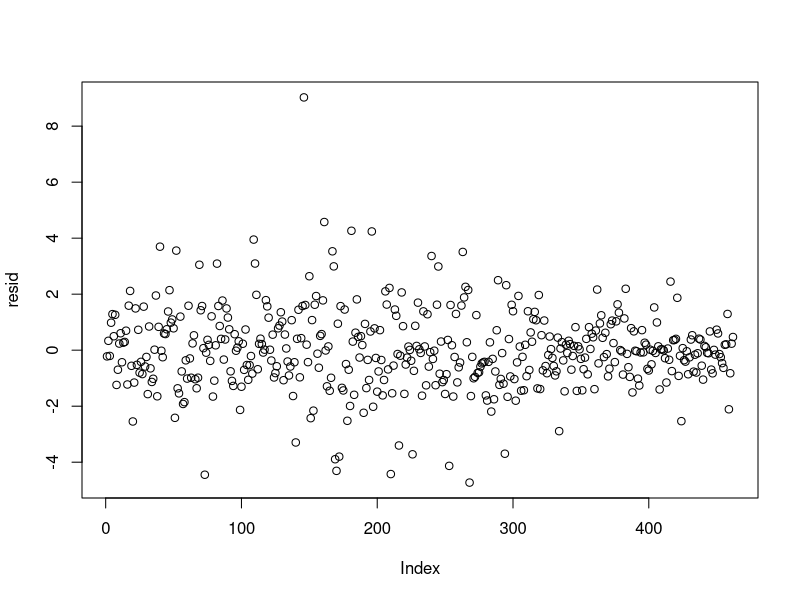

Reproduce this figure in R.
setwd("//uni.au.dk/Users/au477086/Desktop/Exercises_2")

###### EXERCISE 1

data <-read.table("Table_txt.txt", header=TRUE, na.strings="null", sep = ",")
head(data) # have a look at the data, column names look strange
colnames(data) <- c("AAPL","RF","MKT") # Change columns' names


###### EXERCISE 2

zAAPL <- diff(log(data$AAPL))*100 # compute logreturn, x100 makes it expressed as a percentage
zMKT <- diff(log(data$MKT))*100 # compute logreturn, x100 makes it expressed as a percentage
n <- length(data$RF) # numbers of rows in z
rf <- data$RF[1:(n-1)]/360 #take all rows except the last, so rows from 1 to n-1. Divide by 360 to make the values expressed on a daily basis.
r_matrix <- cbind(zAAPL-rf,zMKT-rf) # (i) make excess retunrns: subtract the risk-free rate, (ii) bind the two columns vectors 
r <- data.frame(r_matrix) # make a data frame for the excess returns
colnames(r) <- c("zAAPL","zMKT") # Change columns' names
head(r) # have a look at the data


###### EXERCISE 3

fit <- lm("zAAPL~zMKT",r) #fits a linear model (with intercept)
res <- summary(fit) # prints a variety of statistics and stores them in "res"
df <- nrow(r)-sum(!complete.cases(r))-2 # number of rows in r - rows with missing values - number of estimated parameters
# Intercept is insignificant (this makes sense in the CAPM context). The slope is highly singificant.
# The t-stat for the intercept is huge (consider that for a normal approximation of the t-student which would hold asympotically for large n, 
# and here n is quite large so the comparison is reasonable) the 0.99 quantile is 2.23 which is far below 29: no surprise that the p-value is tiny
# indicating the rejection of the hypothesis b_0 = 0.

###### EXERCISE 4

b0 <- res$coefficients[1,1] #extracts the estimated coefficient for the intercept
se_0 <- res$coefficients[1,2] #extracts the standard error for the intercept
t_stat <- b0/se_0 # computes the t-statistics
(1-pt(t_stat,df))*2 # p-value
#2*pt(-t_stat,df) # p-value (analogous)
# the probabaility that R gives is "Pr(t>|t_val|)"
# this is "Pr(t< -t_val) + Pr(t> t_val)" so 
# [CDF of a t-distribution with df degrees of freedom evaluated at -t_val] +  [1-(CDF of a t-distribution with df degrees of freedom evaluated at t_val)]
# this is: pt(-t_val,df) + 1-pt(t_val,df)
# Note that since the t-distribution is symmetric: pt(-t_val,df) = 1-pt(t_val,df)
# then Pr(t>|t_val|) = 2*(1-pt(t_val,df)) = 2*pt(-t_val,df)


###### EXERCISE 5

resid <- res$residuals # extract regression residuals
plot(resid) # the mean is approximately constant and zero, however there's evidence of heteroskedasticity
s0 <- (sum(resid^2)/df)^0.5 # Residuals'standard error (same that summary(fit) returns)


###### EXERCISE 6

t_crit = qt(0.975,df) # the critical value correspond to a quantile, the distribution is a student-t with df degrees of freedom
# the quantile you are looking for is that that of order (1-confidence_level/2) = 0.975
low_95 = b0-t_crit*se_0 # lower bound
upp_95 = b0+t_crit*se_0 # upper bound

# Alternatively, this is equivalent
#t_crit = qt(c(0.025,0.975),df)
#low = b0+t_crit[1]*se_0 # lower bound
#upp = b0+t_crit[2]*se_0 # upper bound


t_crit = qt(0.995,df) # the critical value correspond to a quantile, the distribution is a student-t with df degrees of freedom
# the quantile you are looking for is that that of order (1-confidence_level/2) = 0.975
low_99 = b0-t_crit*se_0 # lower bound
upp_99 = b0+t_crit*se_0 # upper bound

# Compared to the 95% CI, this is wider which makes sense since the 99% region under the H0 distribution needs to be wider than the 95% region

###### EXERCISE 7

x <- na.omit(r$zMKT) # exclude missing values from the dependent variable
SST = sum((x-mean(x))^2) # SST
var_b1 <- s0/sqrt(SST) # se of the slope
var_b1